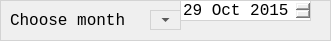
  <widget class="QFrame" name="frame_9">
   <property name="geometry">
    <rect>
     <x>0</x>
     <y>510</y>
     <width>331</width>
     <height>41</height>
    </rect>
   </property>
   <property name="styleSheet">
    <string notr="true">border-width: 1px;
    border-style: solid;
    border-color: rgb(211, 211, 211);
background-color: None</string>
   </property>
   <property name="frameShape">
    <enum>QFrame::StyledPanel</enum>
   </property>
   <property name="frameShadow">
    <enum>QFrame::Raised</enum>
   </property>
   <widget class="QDateEdit" name="Tabledate">
    <property name="enabled">
     <bool>true</bool>
    </property>
    <property name="geometry">
     <rect>
      <x>180</x>
      <y>0</y>
      <width>131</width>
      <height>21</height>
     </rect>
    </property>
    <property name="font">
     <font>
      <family>Lucida Console</family>
      <pointsize>12</pointsize>
     </font>
    </property>
    <property name="styleSheet">
     <string notr="true">border-width: 1px;
    border-style: solid;
    border-color: rgb(211, 211, 211);
</string>
    </property>
    <property name="minimumDate">
     <date>
      <year>2015</year>
      <month>10</month>
      <day>29</day>
     </date>
    </property>
    <property name="currentSection">
     <enum>QDateTimeEdit::MonthSection</enum>
    </property>
    <property name="calendarPopup">
     <bool>false</bool>
    </property>
    <property name="currentSectionIndex">
     <number>1</number>
    </property>
   </widget>
   <widget class="QToolButton" name="toolButton_tabledate">
    <property name="enabled">
     <bool>true</bool>
    </property>
    <property name="geometry">
     <rect>
      <x>150</x>
      <y>10</y>
      <width>31</width>
      <height>20</height>
     </rect>
    </property>
    <property name="text">
     <string>...</string>
    </property>
    <property name="autoRaise">
     <bool>false</bool>
    </property>
    <property name="arrowType">
     <enum>Qt::DownArrow</enum>
    </property>
   </widget>
   <widget class="QLabel" name="label_4">
    <property name="geometry">
     <rect>
      <x>10</x>
      <y>0</y>
      <width>141</width>
      <height>41</height>
     </rect>
    </property>
    <property name="font">
     <font>
      <family>Lucida Console</family>
      <pointsize>12</pointsize>
     </font>
    </property>
    <property name="styleSheet">
     <string notr="true">border-width: 0px;
    border-style: solid;
    border-color: rgb(211, 211, 211);
background-color: None</string>
    </property>
    <property name="text">
     <string>Choose month</string>
    </property>
   </widget>
  </widget>
